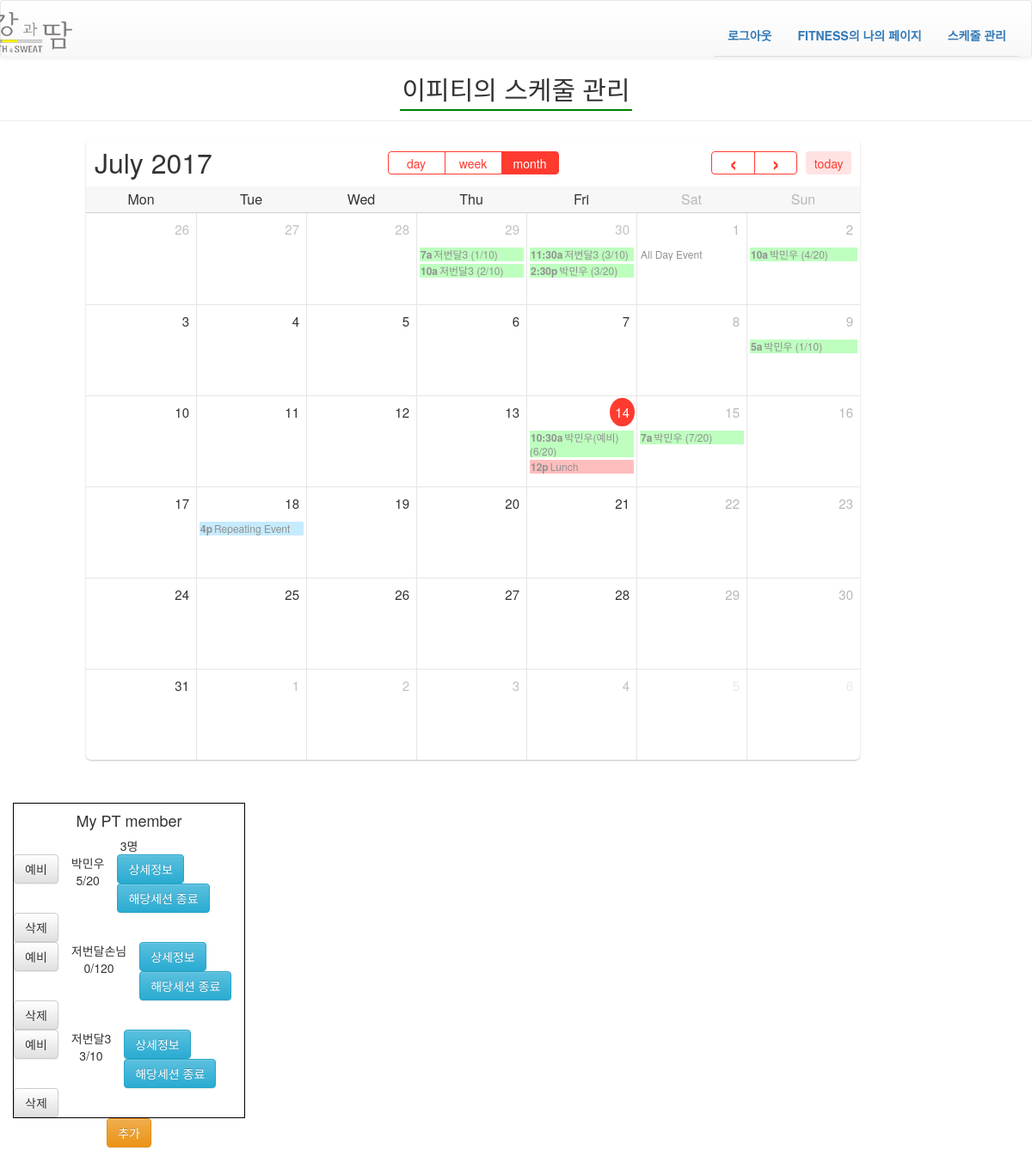
The app's page /schedule/ (signed in), older data.
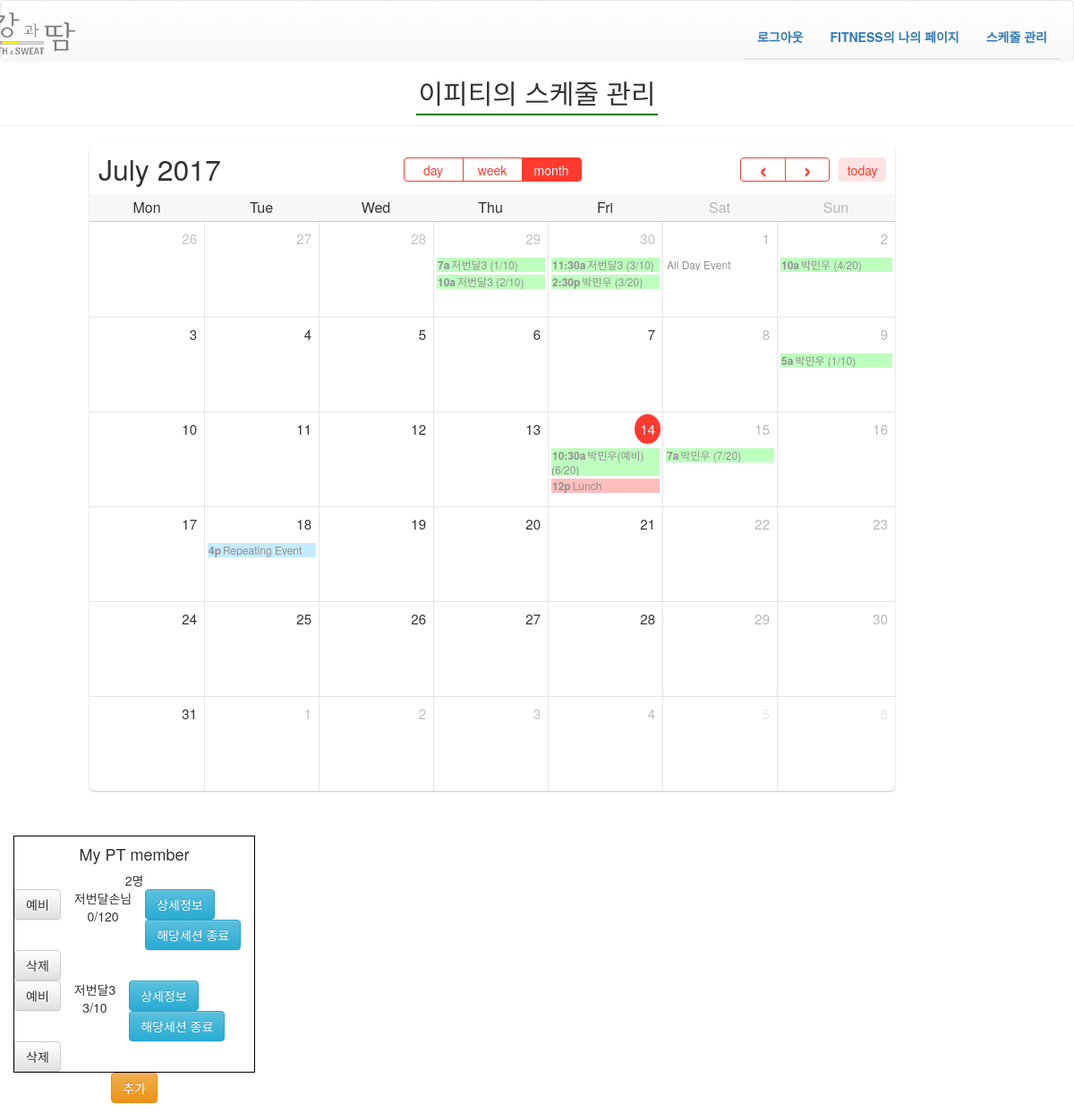
The same page, newer data.
### authentication/models.py (models this page shows)
class User(AbstractUser):
    sex = models.CharField(max_length=12, verbose_name='성별',null=True)
    birth = models.DateField(null=True, blank=True)
    phone_num = models.CharField(max_length=32, null=True, help_text='Ex) 010-1234-1234',verbose_name='휴대번호')
    teamleader = models.BooleanField(blank=True, default=False, verbose_name='팀장 여부')
    basic_salary = models.DecimalField(max_digits=10, decimal_places=0, default=0 ,verbose_name='기본급')
    pilates_GX = models.CharField(max_length=32, blank=True, null=True, help_text='필라테스 gx정책',verbose_name='필라테스 GX정책')
    pilates_PT = models.CharField(max_length=32, blank=True, null=True, help_text='필라테스 PT정책',verbose_name='필라테스 PT정책')

### staff/models.py (models this page shows, shortened)
class Member(models.Model):
    SEX_CHOICES = (
        ('M','남자'),
        ('F','여자'),
    )
    name = models.CharField(max_length=24, verbose_name='성명')
    birth = models.DateField(null=True,help_text='Ex) 1980-06-30',verbose_name='생년월일')
    phone_regex = RegexValidator(regex=r'^\d{2,3}-\d{3,4}-\d{4}$', message="휴대폰 양식으로 써주세요.")
    phone_num = models.CharField(validators=[phone_regex], max_length=32, null=True, help_text='Ex) 010-1234-1234',verbose_name='휴대번호')
    address = models.CharField(max_length=64,blank=True, null=True,verbose_name='주소')
    sex = models.CharField(max_length=12,verbose_name='성별',null=True)
    start_date = models.DateField(default=timezone.now, verbose_name='등록일')
    end_date = models.DateField(default=(datetime.now() + timedelta(days=30)), verbose_name='회원권종료일')
    staff = models.ForeignKey(settings.AUTH_USER_MODEL, null=True, related_name='members', on_delete=models.SET_NULL)
    type_choice = models.CharField(max_length=12,default='피트니스',verbose_name='종류선택')
    rating = models.CharField(max_length=12, default='Bronze',verbose_name='등급')
    period_fitness = models.CharField(max_length=12,null=True, blank=True,verbose_name='피트니스기간', help_text='피트니스를 선택하신분만 선택해주세요.')
    period_pilates = models.CharField(max_length=12, null=True, blank=True,verbose_name='필라테스기간', help_text='필라테스를 선택하신분만 선택해주세요.')
    period_both = models.CharField(max_length=12, null=True, blank=True, verbose_name="피트니스+필라테스기간")
    locker=models.CharField(max_length=12,blank=True,null=True,verbose_name='추가사항', help_text='락카를 쓰실 분만 선택해주세요. 헬스락카는 H, 골프락카는 G')
    period_locker=models.IntegerField(null=True,blank=True, verbose_name='락카개월수', help_text='락카를 쓰실 분만 입력해주세요. 락카를 사용할 개월수를 적어주세요.')
    cautions = models.CharField(max_length=128,blank=True,verbose_name='병력및주의사항')
    exercise_time = models.CharField(max_length=12, blank=True,verbose_name='운동시간대')
    visit_path = models.CharField(max_length=12, blank=True,verbose_name='방문경로')
    payment_amount = models.DecimalField(max_digits=10,decimal_places=0, default=0 ,verbose_name='결제금액')
    payment_method = models.CharField(max_length=12,default='카드',verbose_name='결제방식')
    SESSION_CHOICES = (
        ('10세션/60일','10세션/60일'),
        ('20세션/90일','20세션/90일'),
    )
    Trainer = models.ForeignKey(settings.AUTH_USER_MODEL, null=True, blank=True, related_name='PT_members', on_delete=models.SET_NULL)
    registered_session = models.CharField(max_length=24, null=True, blank=True,verbose_name='등록세션')
    PT_payment_amount = models.DecimalField(max_digits=10, decimal_places=0, null=True, blank=True, default=0,verbose_name='PT결제금액')
    PT_payment_method = models.CharField(max_length=12, null=True, blank=True ,verbose_name='PT결제방식')
    unitprice = models.DecimalField(max_digits=10, decimal_places=0, blank=True, null=True, verbose_name='1회세션단가')
    period_PT = models.CharField(max_length=12,blank=True, null=True,verbose_name='강습기간')
    registered_date = models.DateField(default=timezone.now, null=True, blank=True, verbose_name='PT등록일')
    used_session = models.IntegerField(blank=True, null=True, default=0, verbose_name='사용한 세션')
    re_registered = models.BooleanField(blank=True, default=False, verbose_name='재등록 여부')

### fitness/views.py (the view)
# urls.py: url(r'^schedule/$', views.schedule, name='schedule'),
def schedule(request): #스케줄 관리 페이지
    schedules = request.user.schedule.all() #나의 스케줄
    PT_members = request.user.PT_members.all() #나의 PT 회원들
    date = datetime.date.today() #오늘 받기
    context = {
        'PT_members' : PT_members,
        'date' : date,
        'schedules' : schedules,
    }
    return render(request, 'schedule.html', context)

### authentication/templatetags/user_tags.py (called while the page is built)
@register.filter(name='has_group')
def has_group(user, group_name):
    group =  Group.objects.get(name=group_name)
    return group in user.groups.all()

### staff/models.py (called while the page is built)
    def get_year(self):
        return self.start.year

    def get_month(self):
        return self.start.month-1 ##how apout "0"+

    def get_day(self):
        return self.start.day

    def get_hour(self):
        return self.start.hour #왜 9시간뒤로가지?

    def get_minute(self):
        return self.start.minute

### static/templates/schedule.html (shortened to what this page needs)
{% extends "navbar.html" %}
{% load user_tags %}
{% block content %}
<div class="schedule">
    <h2 class="text-center"><span class="header">{{user}}의 스케줄 관리</span></h2>
    <hr/>
</head>
<body>
<div id='wrap' class="col-xs-8">
<div id='calendar'></div>
</div>
    <div class="text-center col-xs-3" style="margin-right: 30px;">
        <div  style="border:1px solid black; float: right;" >
            <h4>My PT member</h4>
            {{PT_members.count}}명
            <div class="my_PTmember"  style="text-align: center;">
                {% for PT_member in PT_members %}
                <div class="per_PTmember" style="float:left;">
                    <a id="{{PT_member.id}}" class='spare btn btn-default' name="{{PT_member.name}}(예비)" style="float:left;">예비</a>
                    <div id="{{PT_member.id}}"  class="PT_member" style="display:inline-block; margin: 0 15px; float:left;">
                        <span name="PT_member_name">{{PT_member.name}}</span>
                        {%if PT_member.re_registered %}
                        <p><span id="used_session{{PT_member.id}}">{{PT_member.used_session}}</span>/{{PT_member.registered_session}}+재</p>
                        {% else %}
                        <p><span id="used_session{{PT_member.id}}">{{PT_member.used_session}}</span>/{{PT_member.registered_session}}</p>
                        {% endif %}
                    </div>
                    <a class='btn btn-info' href="{% url "PT_member_detail" PT_member.id %}" style="float:left;">상세정보</a>
                    <a class='btn btn-info' href="{% url "PT_member_session_end" PT_member.id %}" style="float:left;">해당세션 종료</a>
                    <div style="display:inline-block; float:left;">
                        <form method="GET" action="">
                        <a class="btn btn-default" href="{% url "PT_member_delete" PT_member.id %}">삭제</a>
                        </form>
                    </div>
                </div>
                {% endfor %}
            </div>
        </div>
        <p><a href="{% url 'PT_register' %}" class="btn btn-warning">추가</a></p>
    </div>
{% endblock %}

Row changes from the older to the newer data that the page shows:
no longer on this page (row edited): Member: name "박민우", used_session "5", registered_session "20"
computed for User "이피티": count "3" → "2"
